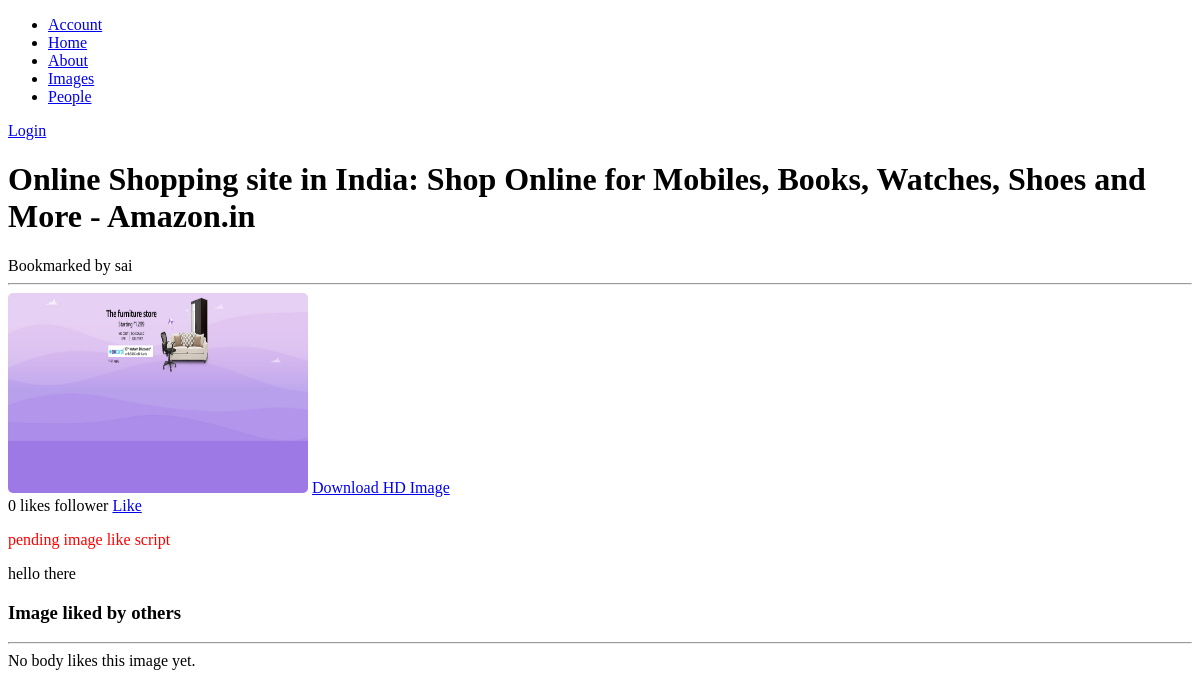
The app's page /images/image-detail/2/online-shopping-site-in-india-shop-online-for-mobiles-books-watches-shoes-and-more-amazonin/ with its own data.
### images/models.py (models this page shows, shortened)
class Image(models.Model):
    user = models.ForeignKey(settings.AUTH_USER_MODEL,on_delete=models.CASCADE,related_name="images_created")
    title = models.CharField(max_length=450)
    slug = models.SlugField(max_length=450,blank=True)
    image = models.ImageField(upload_to="bookmarks/%y/%m/%d")
    description = models.TextField(blank=True)
    url = models.URLField()
    created = models.DateTimeField(auto_now_add=True)
    users_like = models.ManyToManyField(settings.AUTH_USER_MODEL,related_name="images_liked",blank=True)

### images/views.py (the view)
# urls.py: path("image-detail/<int:id>/<slug:slug>/",image_detail,name="image_detail"),
def image_detail(request,id,slug):
    image = get_object_or_404(Image,id=id,slug=slug)
    return render(request,"images/image_detail.html",{"section":"images","image":image})

### images/templates/images/image_detail.html (shortened to what this page needs)
{% extends 'site/base.html' %}
{% load thumbnail %}
{% block content %}
  <h1>{{image.title}}</h1> Bookmarked by {{image.user}} <hr>
  {% thumbnail image.image '300' as im %}
    <img class="bookmark-photo-view" id="bookmark-photo-view" src="{{im.url}}" alt="{{image.title}}" width="300px" height="200px">
  {% endthumbnail %}
  <a href="{{image.image.url}}" download="{{image.title}}">Download HD Image</a>
  {% with total_likes=image.users_like.count users_like=image.users_like.all %}
    <div class="image-info">
      <div class="count">
        <span class="total">{{total_likes}} like{{total_likes|pluralize}}</span>
        <span>follower</span>
        <a href="#" data-id="{{image.id}}" data-action="{% if request.user in users_like %}un{% endif %}like" class="like-button">
          {% if request.user not in users_like %}
            Like
          {% else %}
            Unlike
          {% endif %}
        </a>
        <p style="color:red;">pending image like script</p>
      </div>
      <p>{{image.description}}</p>
    </div>
    <div class="images-liked-by-others">
      <h3>Image liked by others</h3> <hr>
      {% for user in image.users_like.all %}
        <div class="liked-user-info">
          <img src="{{user.profile.photo.url}}" alt="{{user.first_name}}" width="70px" height="70px">
          <p>{{user.first_name}}</p>
        </div>
      {% empty %}
        No body likes this image yet.
      {% endfor %}
    </div>
  {% endwith %}
{% endblock content %}

### accounts/static/accounts/css/base.css (style rules this page uses)
#bookmark-photo-view { border-radius: 5px; cursor: pointer; transition: 0.3s; }

### records on screen
Image: title "Online Shopping site in India: Shop Online for Mobiles, Books, Watches, Shoes and More - Amazon.in", user "sai", description "hello there"

### other values on screen
{{ total_likes }} "0"
